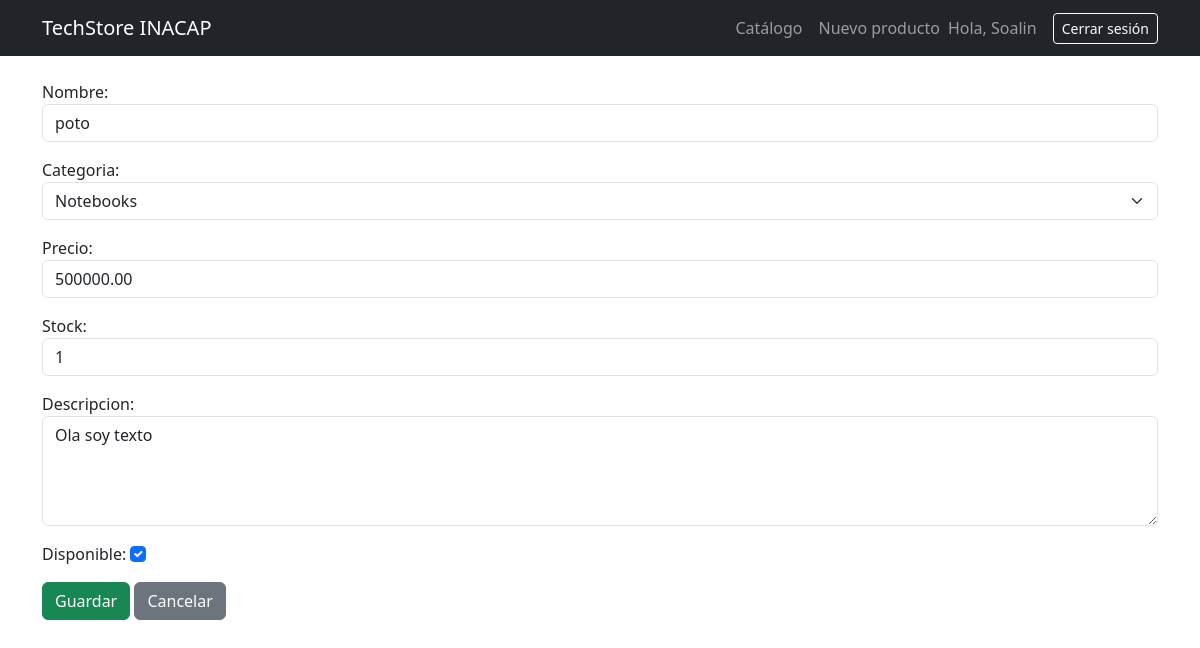
The page /producto/3/editar/ (signed in) on the database its author committed.
### catalogo/models.py (models this page shows, shortened)
class Producto(models.Model):
    CATEGORIAS = [
        ('consolas', 'Consolas'),
        ('notebooks', 'Notebooks'),
        ('componentes', 'Componentes'),
        ('perifericos', 'Periféricos'),
    ]
    nombre = models.CharField(max_length=100)
    categoria = models.CharField(max_length=20, choices= CATEGORIAS)
    precio = models.DecimalField(max_digits=10, decimal_places=2)
    stock = models.IntegerField(default=0)
    descripcion = models.TextField()
    disponible = models.BooleanField(default=True)

### catalogo/views.py (the view)
# urls.py: path('producto/<int:pk>/editar/', views.editar_producto, name='editar_producto'),
@login_required
def editar_producto(request, pk):
    producto = get_object_or_404(Producto, pk=pk)
    if request.method == 'POST':
        form = ProductoForm(request.POST, instance=producto)
        if form.is_valid():
            form.save()
            return redirect('detalle_producto', pk=producto.pk)
    else:
        form = ProductoForm(instance=producto)
    return render(request, 'catalogo/formulario.html', {'form': form, 'título': 'Editar producto'})

### catalogo/forms.py
class ProductoForm(forms.ModelForm):
    class Meta:
        model = Producto
        fields = ['nombre', 'categoria', 'precio', 'stock', 'descripcion', 'disponible']
        widgets = {
            'nombre': forms.TextInput(attrs={'class': 'form-control', 'placeholder': 'Ej: PlayStation 5'}),
            'categoria': forms.Select(attrs={'class': 'form-select'}),
            'precio': forms.NumberInput(attrs={'class': 'form-control', 'step': '0.01'}),
            'stock': forms.NumberInput(attrs={'class': 'form-control'}),
            'descripcion': forms.Textarea(attrs={'class': 'form-control', 'rows': 4}),
            'disponible': forms.CheckboxInput(attrs={'class': 'form-check-input'}),
        }

### catalogo/templates/catalogo/formulario.html (shortened to what this page needs)
{% extends 'base.html' %}
{% block content %}
<form method="post">
  {% for campo in form %}
    <div class="mb-3">
      {{ campo.label_tag }}
      {{ campo }}
    </div>
  {% endfor %}
  <button type="submit" class="btn btn-success">Guardar</button>
  <a href="{% url 'catalogo' %}" class="btn btn-secondary">Cancelar</a>
</form>
{% endblock %}

### catalogo/templates/base.html (shortened to what this page needs)
<!DOCTYPE html>
<html lang="es">
<head>
  <link href="https://cdn.jsdelivr.net/npm/bootstrap@5.3.3/dist/css/bootstrap.min.css" rel="stylesheet">
</head>
<body>
  <nav class="navbar navbar-expand-lg navbar-dark bg-dark mb-4">
    <div class="container">
      <a class="navbar-brand" href="{% url 'catalogo' %}">TechStore INACAP</a>
      <ul class="navbar-nav ms-auto align-items-center">
        <li class="nav-item"><a class="nav-link" href="{% url 'catalogo' %}">Catálogo</a></li>
        {% if user.is_authenticated %}
          <li class="nav-item"><a class="nav-link" href="{% url 'crear_producto' %}">Nuevo producto</a></li>
          <li class="nav-item"><span class="navbar-text me-3">Hola, {{ user.username }}</span></li>
          <li class="nav-item">
            <form method="post" action="{% url 'logout' %}">
              <button type="submit" class="btn btn-outline-light btn-sm">Cerrar sesión</button>
            </form>
          </li>
        {% else %}
          <li class="nav-item"><a class="nav-link" href="{% url 'login' %}">Iniciar sesión</a></li>
        {% endif %}
      </ul>
    </div>
  </nav>
  <div class="container">
    {% block content %}{% endblock %}
  </div>
</body>
</html>

### rows shown on the page
Producto: form "poto" "Notebooks" "500000.00" "1" "Ola soy texto" "☑"

### other values the page prints
{{ user.username }} "Soalin"
{{ campo.label_tag }} "Nombre:" "Categoria:" "Precio:" "Stock:" "Descripcion:" "Disponible:"
